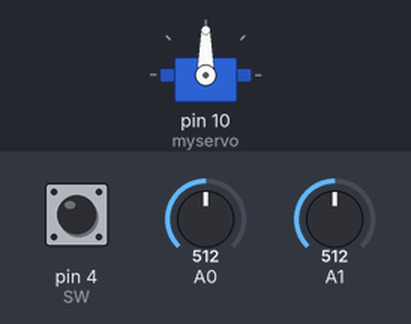
This sketch was run on a simulated Arduino Uno, built with avr-gcc and run on an emulated ATmega328P. On the bench: servo. The test bench sets the inputs (shaded band); at power-on: A0 = 512, A1 = 512, pin 4 (SW) HIGH. What the sketch prints to the serial monitor is not drawn.

Above: at 1.2 s.
1.3 s: A0 set to 554
At 2.6 s:
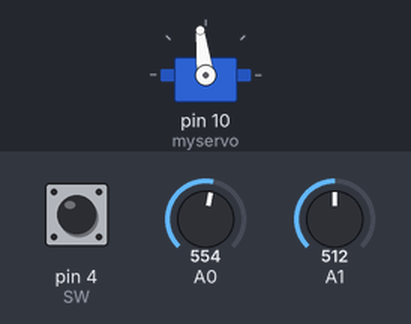
4.3 s: A0 set to 575
At 5.0 s:
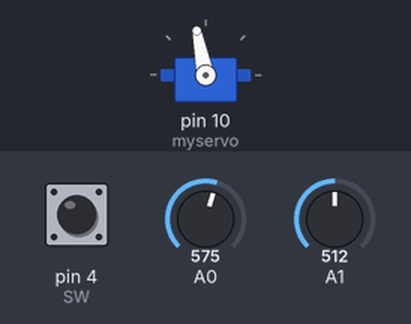
5.8 s: A0 set to 306
At 6.2 s:
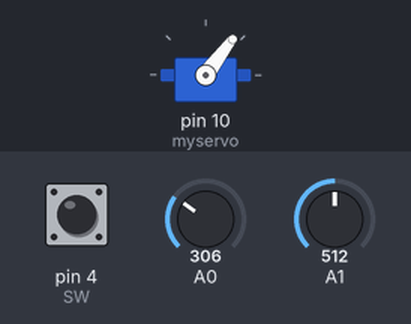
7.3 s: A0 set to 111
At 8.5 s:
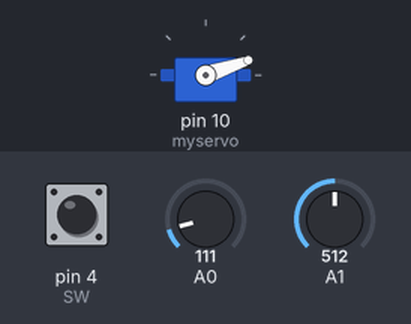
8.8 s: A0 set to 95
At 9.7 s:
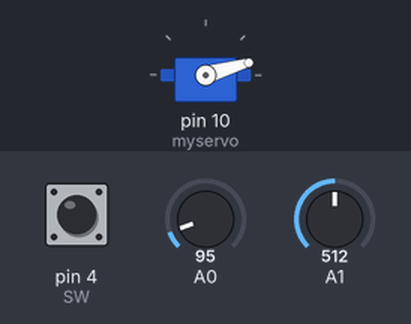
11.8 s: A1 set to 109
14.8 s: A1 set to 94
Timing chart, 0 to 17.8 s (numbered marks = the images above; inputs shaded):
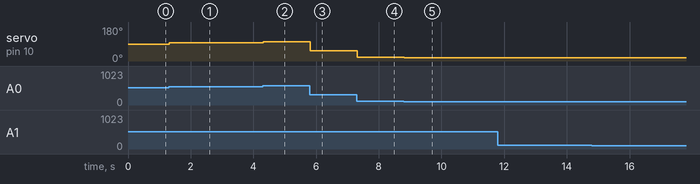

Measured:
- after the input at 1.3 s, servo on pin 10 (myservo): 90° → 97° at once
- after the input at 4.3 s, servo on pin 10 (myservo): 97° → 101° at once
- after the input at 5.8 s, servo on pin 10 (myservo): 101° → 53° at once
- after the input at 7.3 s, servo on pin 10 (myservo): 53° → 19° at once
- after the input at 8.8 s, servo on pin 10 (myservo): 19° → 16° at once
- after the input at 11.8 s, every drawn part: stays the same
- after the input at 14.8 s, every drawn part: stays the same

The sketch:

servo_joy.ino
```cpp
#include <Servo.h>

#define MIN 0
#define MAX 1023
#define REF 512
#define SW 4
#define SERVO_MIN  0
#define SERVO_MAX 180

Servo myservo;

void setup(){
 Serial.begin(9600);
 pinMode(SW, INPUT_PULLUP);
 myservo.attach(10);
}

void loop(){
  int x = analogRead(A0);
  int y = analogRead(A1);
  int s = digitalRead(SW);


  int angle = map(x, MIN, MAX, SERVO_MIN, SERVO_MAX);
  myservo.write(angle); // 매핑된 각도로 서보 모터 제어

  Serial.print(angle);
  Serial.print('\t');
  Serial.print(x);
  Serial.print('\t');
  Serial.print(y);
  Serial.print('\t');
  Serial.print(s);
  Serial.print('.');
  delay(20);
}
```
